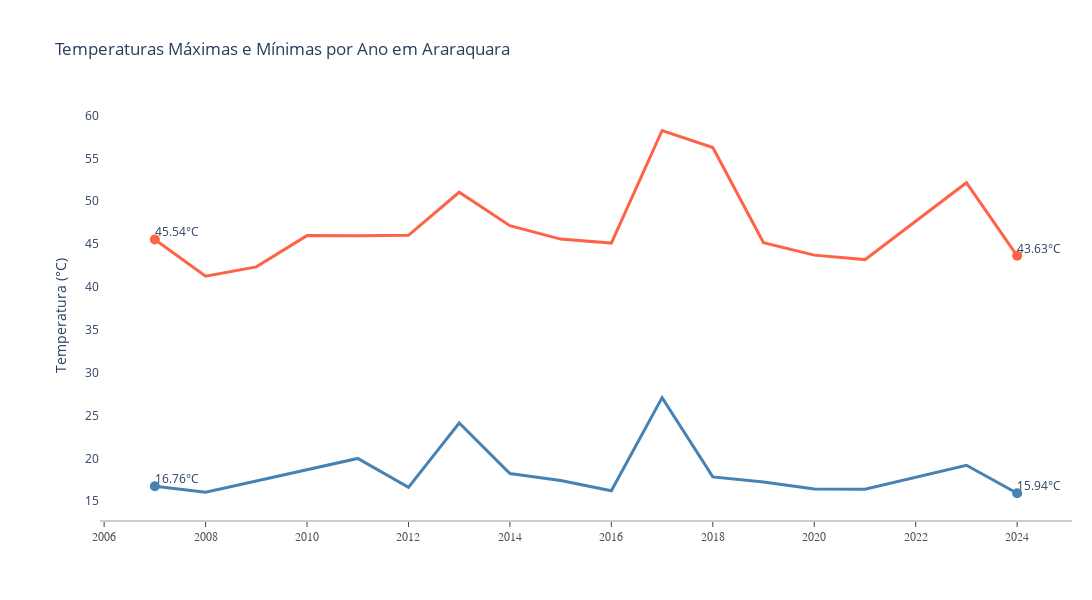

The notebook cell this image was saved under:
### Markdown cell above
## Gráfico 02 Temperaturas Máximas e Mínimas por Ano em Araraquara

### Code cell
df_araraquara['data'] = pd.to_datetime(df_araraquara['data'])
df_araraquara['ano'] = df_araraquara['data'].dt.year

df_ano = df_araraquara.groupby('ano')[['temperatura_maxima', 'temperatura_minima']].mean().reset_index()

x_data = df_ano['ano'].values
y_data_max = df_ano['temperatura_maxima'].values
y_data_min = df_ano['temperatura_minima'].values

colors = ['rgb(255, 99, 71)', 'rgb(70,130,180)'] 
mode_size = [10, 10]
line_size = [3, 3]

fig = go.Figure()

fig.add_trace(go.Scatter(x=x_data, y=y_data_max, mode='lines',
                         name='Temperatura Máxima',
                         line=dict(color=colors[0], width=line_size[0]),
                         connectgaps=True))

fig.add_trace(go.Scatter(x=x_data, y=y_data_min, mode='lines',
                         name='Temperatura Mínima',
                         line=dict(color=colors[1], width=line_size[1]),
                         connectgaps=True))

fig.add_trace(go.Scatter(
    x=[x_data[0], x_data[-1]], 
    y=[y_data_max[0], y_data_max[-1]], 
    mode='markers',
    marker=dict(color=colors[0], size=mode_size[0]),
    showlegend=False
))

fig.add_trace(go.Scatter(
    x=[x_data[0], x_data[-1]], 
    y=[y_data_min[0], y_data_min[-1]], 
    mode='markers',
    marker=dict(color=colors[1], size=mode_size[1]),
    showlegend=False
))

fig.add_trace(go.Scatter(
    x=[x_data[0]], 
    y=[y_data_max[0]], 
    mode='text', 
    text=[f'{y_data_max[0]:.2f}°C'], 
    textposition='top right', 
    showlegend=False
))

fig.add_trace(go.Scatter(
    x=[x_data[-1]], 
    y=[y_data_max[-1]], 
    mode='text', 
    text=[f'{y_data_max[-1]:.2f}°C'], 
    textposition='top right', 
    showlegend=False
))

fig.add_trace(go.Scatter(
    x=[x_data[0]], 
    y=[y_data_min[0]], 
    mode='text', 
    text=[f'{y_data_min[0]:.2f}°C'], 
    textposition='top right', 
    showlegend=False
))

fig.add_trace(go.Scatter(
    x=[x_data[-1]], 
    y=[y_data_min[-1]], 
    mode='text', 
    text=[f'{y_data_min[-1]:.2f}°C'], 
    textposition='top right', 
    showlegend=False
))

fig.update_layout(
    title='Temperaturas Máximas e Mínimas por Ano em Araraquara',
    xaxis=dict(
        showline=True,
        showgrid=False,
        showticklabels=True,
        linecolor='rgb(204, 204, 204)',
        linewidth=2,
        ticks='outside',
        tickfont=dict(family='Arial', size=12, color='rgb(82, 82, 82)'),
    ),
    yaxis=dict(
        showgrid=False,
        zeroline=False,
        showline=False,
        showticklabels=True,
        title='Temperatura (°C)',
    ),
    autosize=False,
    width=1100,
    height=600,
    margin=dict(autoexpand=False, l=100, r=20, t=110),
    plot_bgcolor='white'
)

fig.show()

### Figure 1 — Plotly figure (JSON) as saved in the notebook; plotly's stock layout.template omitted (floating-point values rounded to 4 significant figures)
{"data": [{"connectgaps": true, "line": {"color": "rgb(255, 99, 71)", "width": 3}, "mode": "lines", "name": "Temperatura Máxima", "type": "scatter", "x": [2007, 2008, 2009, 2010, 2011, 2012, 2013, 2014, 2015, 2016, 2017, 2018, 2019, 2020, 2021, 2023, 2024], "y": [45.54, 41.25, 42.34, 45.98, 45.97, 46.02, 51.04, 47.14, 45.58, 45.11, 58.24, 56.26, 45.14, 43.71, 43.19, 52.15, 43.63]}, {"connectgaps": true, "line": {"color": "rgb(70,130,180)", "width": 3}, "mode": "lines", "name": "Temperatura Mínima", "type": "scatter", "x": [2007, 2008, 2009, 2010, 2011, 2012, 2013, 2014, 2015, 2016, 2017, 2018, 2019, 2020, 2021, 2023, 2024], "y": [16.76, 16.07, 17.36, 18.66, 20.0, 16.62, 24.13, 18.23, 17.43, 16.22, 27.09, 17.85, 17.24, 16.43, 16.41, 19.2, 15.94]}, {"marker": {"color": "rgb(255, 99, 71)", "size": 10}, "mode": "markers", "showlegend": false, "type": "scatter", "x": [2007, 2024], "y": [45.54, 43.63]}, {"marker": {"color": "rgb(70,130,180)", "size": 10}, "mode": "markers", "showlegend": false, "type": "scatter", "x": [2007, 2024], "y": [16.76, 15.94]}, {"mode": "text", "showlegend": false, "text": ["45.54°C"], "textposition": "top right", "type": "scatter", "x": [2007], "y": [45.54]}, {"mode": "text", "showlegend": false, "text": ["43.63°C"], "textposition": "top right", "type": "scatter", "x": [2024], "y": [43.63]}, {"mode": "text", "showlegend": false, "text": ["16.76°C"], "textposition": "top right", "type": "scatter", "x": [2007], "y": [16.76]}, {"mode": "text", "showlegend": false, "text": ["15.94°C"], "textposition": "top right", "type": "scatter", "x": [2024], "y": [15.94]}], "layout": {"autosize": false, "height": 600, "margin": {"autoexpand": false, "l": 100, "r": 20, "t": 110}, "plot_bgcolor": "white", "title": {"text": "Temperaturas Máximas e Mínimas por Ano em Araraquara"}, "width": 1100, "xaxis": {"linecolor": "rgb(204, 204, 204)", "linewidth": 2, "showgrid": false, "showline": true, "showticklabels": true, "tickfont": {"color": "rgb(82, 82, 82)", "family": "Arial", "size": 12}, "ticks": "outside"}, "yaxis": {"showgrid": false, "showline": false, "showticklabels": true, "title": {"text": "Temperatura (°C)"}, "zeroline": false}}}
